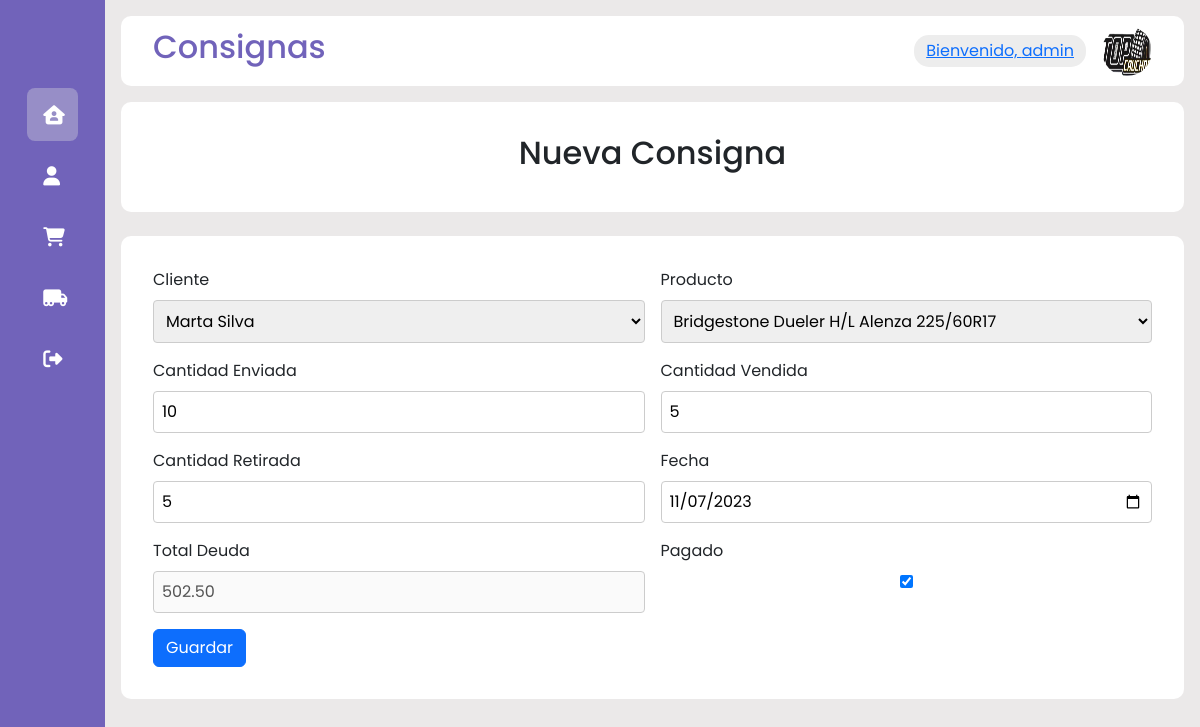
Page /clientsdata/updateclientdata/23 (signed in) on the committed database.
### clientsdata/models.py (models this page shows, shortened)
class ClientData(models.Model):
    client = models.ForeignKey(Client, on_delete=models.CASCADE, related_name='client_data', verbose_name='Client')
    product = models.ForeignKey(Product, blank=False, null=True, on_delete=models.SET_NULL,verbose_name='Producto')
    cantidad_enviada = models.IntegerField(blank=False, null=False, verbose_name='Cantidad Enviada')
    cantidad_vendida = models.IntegerField(blank=True, null=True, verbose_name='Cantidad Vendida')
    cantidad_retirada = models.IntegerField(blank=True, null=True, verbose_name='Cantidad Retirada')
    total_deuda = models.DecimalField(max_digits=8, decimal_places=2, blank=True, null=False, verbose_name='Total Deuda')
    paid = models.BooleanField(blank=True, null=False, default=False, verbose_name= 'Paid')
    start_date = models.DateField(blank=False, null=False, verbose_name= 'Start Date')
    class Meta:
        db_table = 'clientsdata'
        verbose_name = 'ClientData'
        verbose_name_plural = 'ClientDatas'
        ordering = ['-id']

### clientsdata/views.py (the view, shortened to what this page needs)
# urls.py: path('updateclientdata/<int:pk>', UpdateClientData.as_view(), name='UpdateClientData'),
class UpdateClientData(LoginRequiredMixin, UpdateView):
    model = ClientData
    template_name = 'update_client_data.html'
    form_class = ClientDataForm

### clientsdata/forms.py
class ClientDataForm(forms.ModelForm):
    class Meta:
        model = ClientData
        fields = '__all__'
        widgets = {
            'start_date': forms.DateInput(attrs={'type': 'date'}),
        }
    def __init__(self, *args, **kwargs):
        super(ClientDataForm, self).__init__(*args, **kwargs)
        self.fields['total_deuda'].widget.attrs['disabled'] = True

### clients/models.py (called while the page is built)
    def __str__(self):
        return self.fullname

### products/models.py (called while the page is built)
    def __str__(self):
        return self.name

### clientsdata/templates/update_client_data.html (shortened to what this page needs)
{% extends 'base.html' %}
{% block headertitle %}Consignas{% endblock %}
{% block content %}
<div class="card--container">
    <div class="card--wrapper">
        <h2>Nueva Consigna</h2>
    </div>
</div>
<br>
<div class="card--container">
    <div class="card--wrapper">
        <form method="post" class="row g-3">
            <div class="col-md-6">
                <label for="id_client_id" class="form-label">Cliente</label>
                <br>
                {{ form.client }}
            </div>
            <div class="col-md-6">
                <label for="id_product" class="form-label">Producto</label>
                <br>
                {{ form.product }}
            </div>
            <div class="col-md-6">
                <label for="id_cantidad_enviada" class="form-label">Cantidad Enviada</label>
                <br>
                {{ form.cantidad_enviada }}
            </div>
            <div class="col-md-6">
                <label for="id_cantidad_vendida" class="form-label">Cantidad Vendida</label>
                <br>
                {{ form.cantidad_vendida }}
            </div>
            <div class="col-md-6">
                <label for="id_cantidad_retirada" class="form-label">Cantidad Retirada</label>
                <br>
                {{ form.cantidad_retirada }}
            </div>
            <div class="col-md-6">
                <label for="id_cantidad_retirada" class="form-label">Fecha</label>
                <br>
                {{ form.start_date }}
            </div>
            <div class="col-md-6">
                <label for="id_total_deuda" class="form-label">Total Deuda</label>
                <br>
                {{ form.total_deuda }}
            </div>
            <div class="col-md-6">
                <label for="id_total_deuda" class="form-label">Pagado</label>
                <br>
                {{ form.paid }}
            </div>
            <div class="col-12">
                <button type="submit" class="btn btn-primary">Guardar</button>
            </div>
        </form>
    </div>
</div>
{% endblock %}

### templates/base.html (shortened to what this page needs)
{% load static %}
<!DOCTYPE html>
<html lang="en">
<head>
    <link rel="stylesheet" href={%static 'css/styles.css'%} />
    <link href="https://cdn.jsdelivr.net/npm/bootstrap@5.3.1/dist/css/bootstrap.min.css" rel="stylesheet">
    <link rel="stylesheet" href="https://cdnjs.cloudflare.com/ajax/libs/font-awesome/6.4.0/css/all.min.css" />
    <link rel="stylesheet" href="https://cdnjs.cloudflare.com/ajax/libs/highcharts/9.3.1/css/highcharts.css">
</head>
<body>
    <div class="sidebar">
        <div class="logo">
        </div>
        <ul class="menu">
            <li class="active">
                <a href="{% url 'website:index' %}">
                    <i class="fa-solid fa-house-user"></i>
                </a>
            </li>
            <li>
                <a href="{% url 'clients:Clients' %}">
                    <i class="fa-solid fa-user"></i>
                </a>
            </li>
            <li>
                <a href="{% url 'products:Products' %}">
                    <i class="fa-solid fa-cart-shopping"></i>
                </a>
            </li>
            <li>
                <a href="{% url 'clientsdata:ClientsData' %}">
                    <i class="fa-solid fa-truck-moving"></i>
                </a>
            </li>
            <li>
                <a href="{% url 'website:logout' %}">
                    <i class="fa-solid fa-right-from-bracket"></i>
                </a>
            </li>
        </ul>
    </div>
    <div class="main--content">
        <div class="header--wrapper">
            <div class="header--title">
                <h2>{% block headertitle %}{% endblock %}</h2>
            </div>
            <div class="user--info">
                <div class="search--box">
                    <a class="d-block">Bienvenido, {{ user.username }}</a>
                </div>
                <img src="{% static 'img/LOGO_TOPCAUCHOS.png' %}" alt="">
            </div>
        </div>
        {% block content %}
        {% endblock %}
    </div>
</body>
</html>

### static/css/styles.css (style rules this page uses)
* { margin: 0; padding: 0; border: none; outline: none; box-sizing: border-box; font-family: "Poppins", sans-serif; }
body { display: flex; }
.sidebar { position: sticky; top: 0; left: 0; bottom: 0; width: 110px; height: 100vh; padding: 0 1.7rem; color: #fff; overflow: hidden; transition: all; background: rgba(113, 99, 186, 255); }
.logo { height: 80px; padding: 16px; }
.menu { height: 88%; position: relative; list-style: none; padding: 0; }
.menu li { padding: 1rem; margin: 8px 0; border-radius: 8px; transition: all 0.5s ease-in-out; }
.menu li:hover, .active { background: #e0e0e058; }
.menu a { color: #fff; font-size: 14px; text-decoration: none; display: flex; align-items: center; gap: 1.5rem; }
.menu a i { font-size: 1.2rem; }
.main--content { position: relative; background: #ebe9e9; width: 100%; padding: 1rem; }
.header--wrapper img { width: 50px; height: 50px; cursor: pointer; border-radius: 50%; }
.header--wrapper { display: flex; justify-content: space-between; align-items: center; flex-wrap: wrap; background: #fff; border-radius: 10px; padding: 10px 2rem; margin-bottom: 1rem; }
.header--title { color: rgba(113, 99, 186, 255); }
.user--info { display: flex; align-items: center; gap: 1rem; }
.search--box { background: rgb(237, 237, 237); border-radius: 15px; color: rgba(113, 99, 186, 255); display: flex; align-items: center; gap: 5px; padding: 4px 12px; }
.card--container { background: #fff; padding: 2rem; border-radius: 10px; display: flex; flex-direction: column; align-items: center; }
.card--wrapper { display: flex; flex-wrap: wrap; gap: 1rem; justify-content: center; }

### clientsdata/templates/update_client_data.html (style rules this page uses)
form input { width: 100%; padding: 8px; border: 1px solid #ccc; border-radius: 4px; }
form select { width: 100%; padding: 8px; border: 1px solid #ccc; border-radius: 4px; }

### rows in the picture
ClientData: client "Marta Silva", product "Bridgestone Dueler H/L Alenza 225/60R17", cantidad_enviada "10", cantidad_vendida "5", cantidad_retirada "5", start_date "11/07/2023", total_deuda "502.50", paid "☑"

### other values in the picture
{{ user.username }} "admin"
